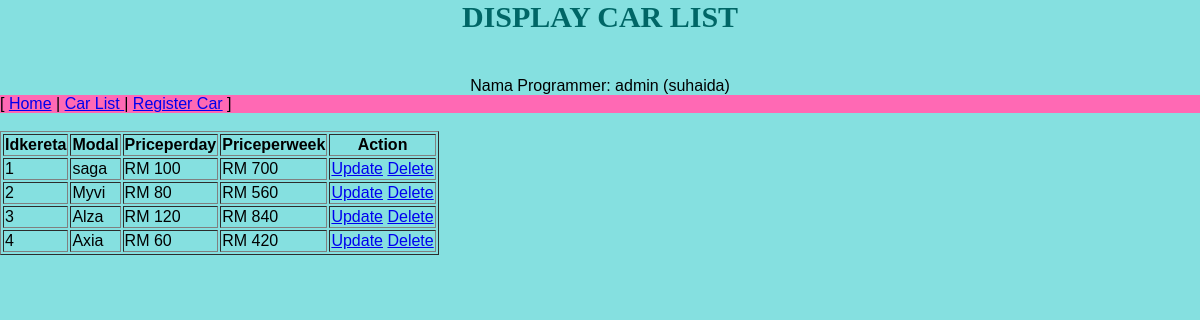
Before: /admin/listcar.php with the older database file.
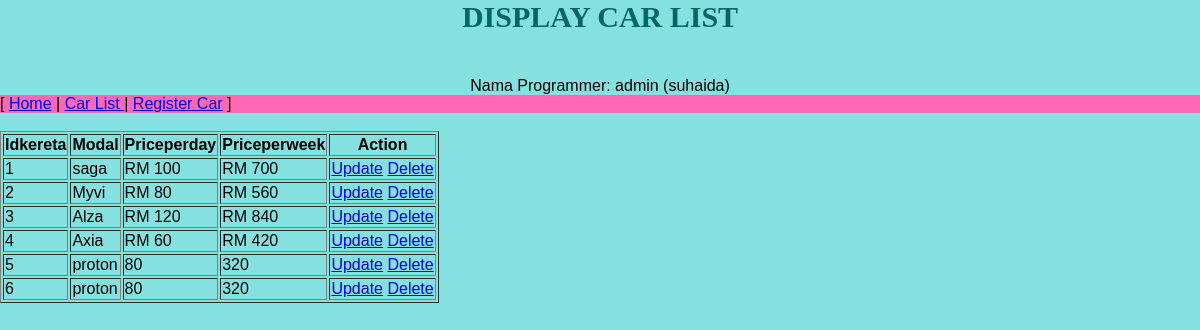
After: the same page with the newer database file.
### tables this page shows
CREATE TABLE `kereta` (
  `idkereta` int(10) NOT NULL,
  `modal` varchar(20) NOT NULL,
  `priceperday` varchar(10) NOT NULL,
  `priceperweek` varchar(10) NOT NULL
);

### admin/listcar.php (the view, shortened to what this page needs)
<?php
require '../connection.php';
$sql = "SELECT * FROM kereta";
$result = mysqli_query($conn, $sql);
?>
<html>
<head>
    <link rel="stylesheet" href="../style.css">
</head>
<body>
    <center>
        <h2> Display Car List</h2>
        <br> Nama Programmer: admin (suhaida)</a>
    </center>
    <nav style="background-color: hotpink">
        [
        <a class="active" href="../index.php">Home</a>
        |
        <a href="listcar.php">Car List </a>
        |
        <a href="register.php">Register Car</a>
        ]
    </nav>
    <br>
    <table border="1">
        <tr>
            <th>Idkereta</th>
            <th>Modal</th>
            <th>Priceperday</th>
            <th>Priceperweek</th>
            <th>Action</th>
        </tr>
        <?php
        if (mysqli_num_rows($result) > 0) {
            while ($row = mysqli_fetch_assoc($result)) {
        ?>
                <tr>
                    <td><?php echo $row["idkereta"]; ?></td>
                    <td><?php echo $row["modal"]; ?></td>
                    <td><?php echo $row["priceperday"]; ?></td>
                    <td><?php echo $row["priceperweek"]; ?></td>
                    <td colspan="2">
                        <a href="updatecar.php?idkereta=<?php echo $row["idkereta"]; ?>">Update</a>
                        <a href="deletecar.php?idkereta=<?php echo $row["idkereta"]; ?>" onclick="return confirm('Are you sure to delete?')">Delete</a>
                    </td>
                </tr>
        <?php
            }
        } else {
            echo "0 results";
        }
        ?>
    </table>
</body>
</html>

Changed rows visible on the page:
added kereta: idkereta "5", modal "proton", priceperday "80", priceperweek "320"
added kereta: idkereta "6", modal "proton", priceperday "80", priceperweek "320"
